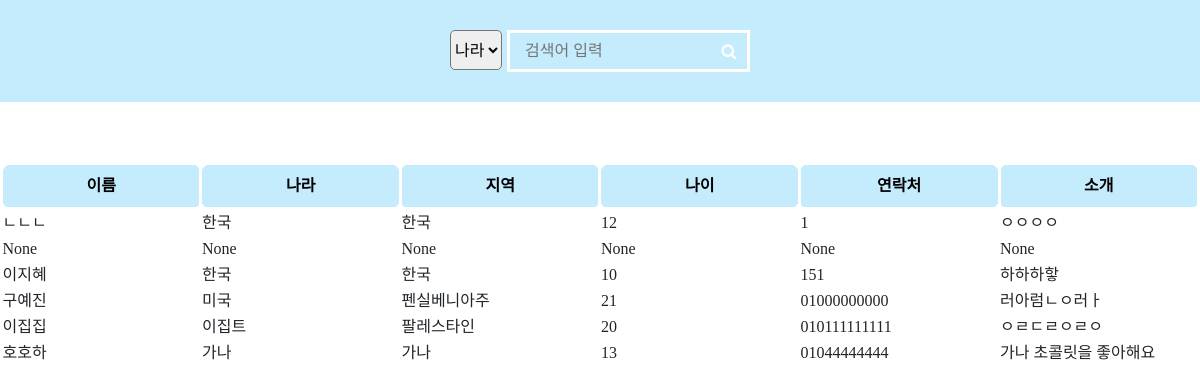
The app's page /new/findpeople/, older data.
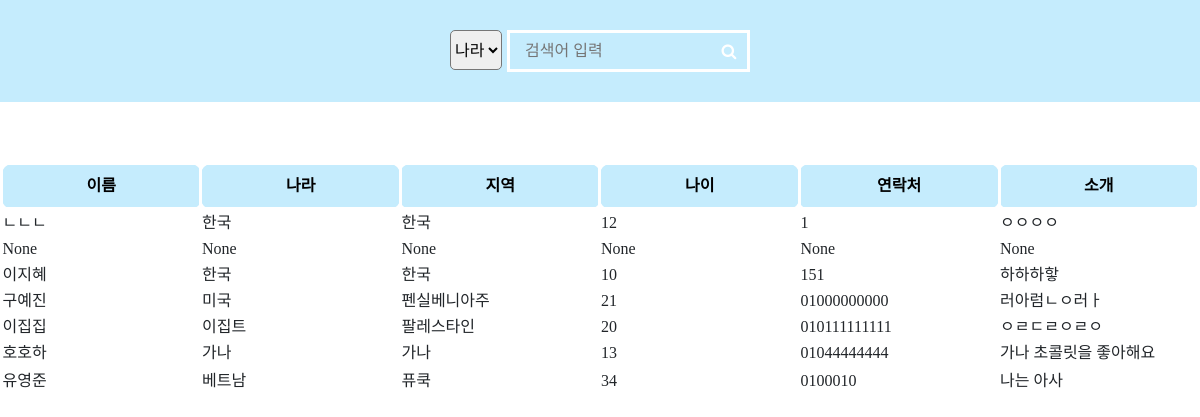
The same page, newer data.
### new/models.py (models this page shows, shortened)
class Post(models.Model):
    title = models.CharField(max_length=200)
    writer = models.CharField(max_length=200)
    content = models.TextField()
    created_at = models.DateTimeField(auto_now_add=True)
    updated_at = models.DateTimeField(auto_now=True)
    name=models.CharField(max_length=200,null=True)
    country=models.CharField(max_length=200,null=True)
    region=models.CharField(max_length=200,null=True)
    age=models.CharField(max_length=200,null=True)
    phone=models.CharField(max_length=200,null=True)
    introduction=models.TextField(null=True)

### new/views.py (the view)
# urls.py: path('findpeople/',views.findpeople, name="findpeople"),
def findpeople(request):
    try:
        type_search = request.POST['selSearchType']
        txt_search = request.POST['txtSearch']
        if type_search == "나라":
            people = Post.objects.filter(country=txt_search )
        elif type_search == "지역":
            people = Post.objects.filter(region=txt_search )
        else :
            people = Post.objects.filter(age=txt_search )
    except:
        people = Post.objects.all()
    return render(request, 'new/findpeople.html', {'people' : people})

### new/templates/new/findpeople.html (shortened to what this page needs)
{% extends 'home.html' %}
{% block content %}
<!doctype html>
<html lang="ko">
<head>
<link rel="stylesheet" href="https://maxcdn.bootstrapcdn.com/font-awesome/4.5.0/css/font-awesome.min.css">
<link rel="stylesheet" href="https://stackpath.bootstrapcdn.com/bootstrap/4.3.1/css/bootstrap.min.css">
</head>
<body>
  <div class="d5">
  <form action="{% url 'new:findpeople' %}" method="POST">
    <select name="selSearchType">
      <option value="나라" >나라</option>
  </select>
    <input name='txtSearch' type="text" placeholder="검색어 입력">
    <button type="submit"></button>
  </form>
</div>
<div id="category">
  <div>
    <table>
      <tr>
        <th>이름</th>
        <th>나라</th>
        <th>지역</th>
        <th>나이</th>
        <th>연락처</th>
        <th>소개</th>
      </tr>
{% for person in people %}
      <tr>
        <td>{{person.name}}</td>
        <td>{{person.country}}</td>
        <td>{{person.region}}</td>
        <td>{{person.age}}</td>
        <td>{{person.phone}}</td>
        <td>{{person.introduction}}</td>
      </tr>
      {% endfor %}
    </table>
  </div>
</div>
</body>
</html>
{% endblock %}

### new/templates/home.html (shortened to what this page needs)
 <!DOCTYPE html>
 <html lang="ko">
 <head>
      <link rel="stylesheet" href="https://stackpath.bootstrapcdn.com/bootstrap/4.3.1/css/bootstrap.min.css"
>
     <link rel="stylesheet" href="home.css">
 </head>
{% block content %}{% endblock %}
 </body>
 </html>

### new/templates/home.html (style rules this page uses)
* { font-family: 'Binggrae-Bold'; }

### new/templates/new/findpeople.html (style rules this page uses)
* { box-sizing: border-box; }
body { margin: 0; }
div { padding: 30px 0 }
form { position: relative; width: 300px; margin: 0px auto; display: flex; font-family: 'Binggrae-Bold'; }
.d5 { background: #c5ecfd; font-family: 'Binggrae-Bold'; }
.d5 input, .d5 button { outline: none; background: transparent; }
.d5 input { width: 100%; height: 42px; padding-left: 15px; border: 3px solid #ffffff; }
.d5 button { border: none; height: 42px; width: 42px; position: absolute; top: 0; right: 0; cursor: pointer; }
.d5 button:before { content: "\f002"; font-family: 'FontAwesome'; font-size: 16px; color: #ffffff; }
select { border-radius: 5px; height:40px; margin-right:5px; }
table { margin:auto; }
#category { height:30px; width: 100%; }
#category table tr th { color: #000000; background-color: #c5ecfd; line-height: 40px; text-align: center; border:3px solid #ffffff; border-radius: 10px; width:200px; font-family: 'Binggrae-Bold'; }

Row changes from the older to the newer data that the page shows:
added Post: name "유영준", country "베트남", region "퓨쿡", age "34", phone "0100010", introduction "나는 아사"
